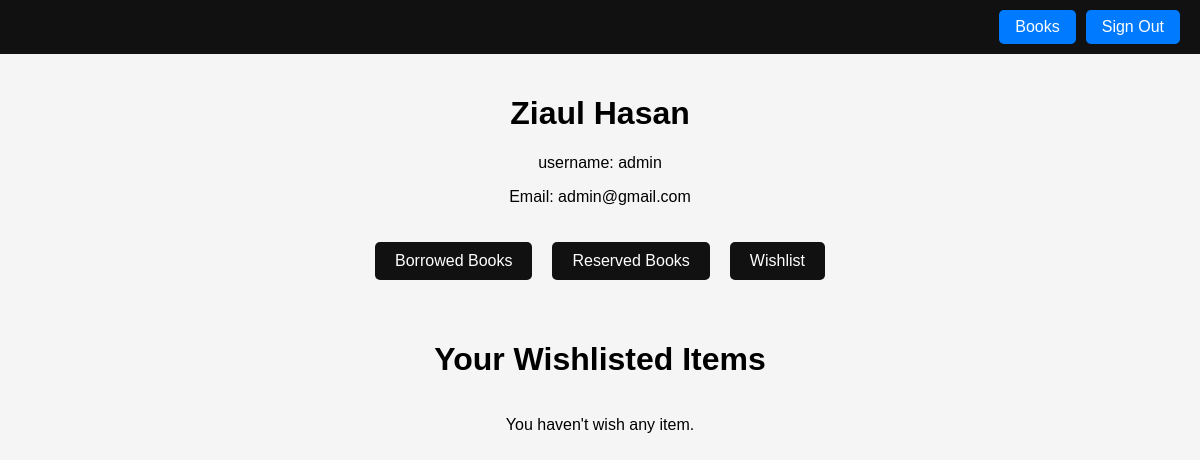
Page /wishlist (signed in) on the earlier database version.
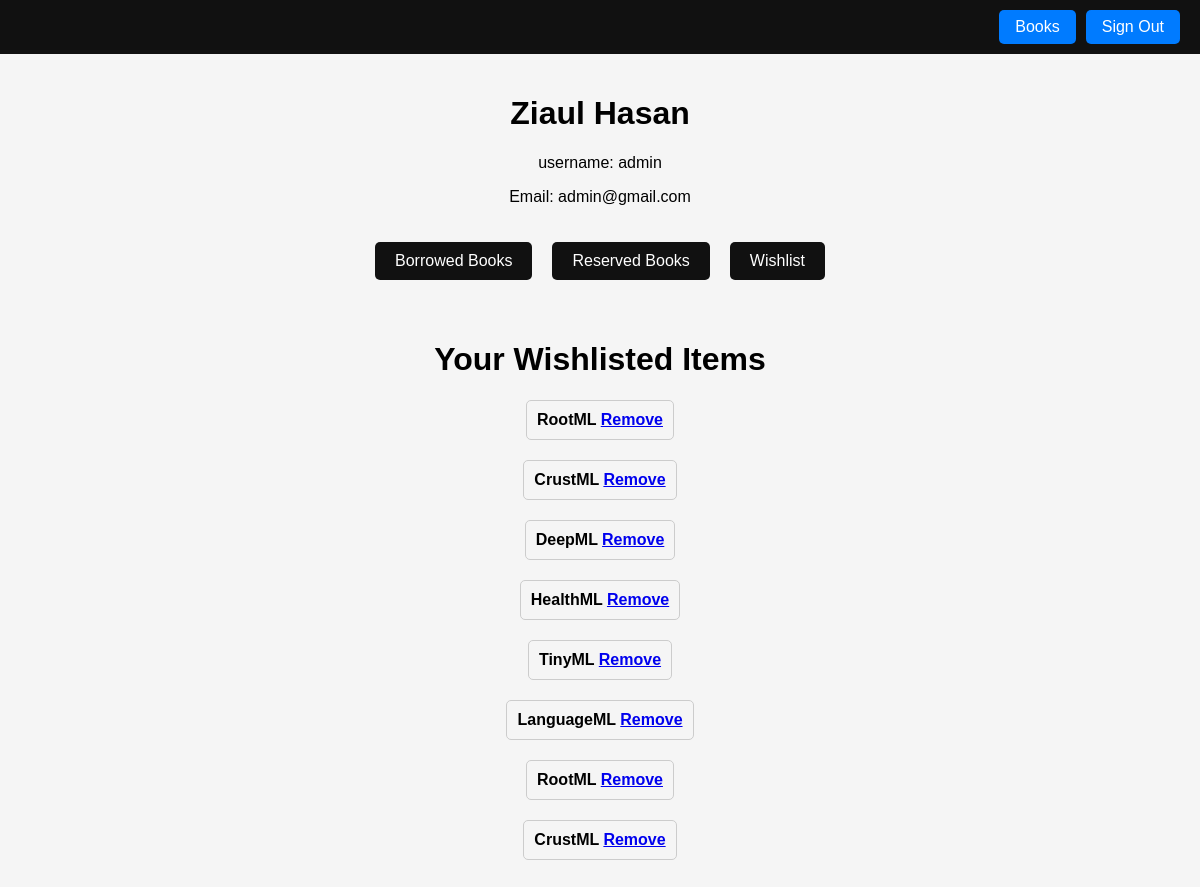
Same page on the later database version.
### library/models.py (models this page shows, shortened)
class Wishlist(models.Model):
    book = models.ForeignKey(Book, on_delete=models.CASCADE)
    user = models.ForeignKey(User, on_delete=models.CASCADE)
    borrow_date = models.DateField()

class Book(models.Model):
    title = models.CharField(max_length=200)
    author = models.CharField(max_length=100)
    ISBN = models.CharField(max_length=13, unique=True)
    publication_date = models.DateField()
    genre = models.CharField(max_length=100)
    availability_status = models.BooleanField(default=True)
    num_books_available = models.PositiveIntegerField(default=1)

### library/views.py (the view)
# urls.py: path('wishlist', views.wishlist, name='wishlist'),
def wishlist(request):
    if not request.user.is_authenticated:
        return HttpResponseRedirect(reverse("signup"))
    user = request.user  # Get the currently logged-in user
    wished_items = Wishlist.objects.filter(user=user)
    context = {
        'wished_items': wished_items
    }
    return render(request, 'library/8wishlist.html', context)

### library/templates/library/8wishlist.html
{% extends 'library/4profile.html' %}
{% block div %}
<h1>Your Wishlisted Items</h1>
{% for item in wished_items %}
    <div class="borrowed-item">
        <div class="book-title">{{ item.book.title }} <a href="{% url 'remove_wish' item.id %}">Remove</a></div>
    </div>
{% empty %}
    <p>You haven't wish any item.</p>
{% endfor %}
{% endblock %}

Differences in the rows shown:
added Wishlist: book "RootML"
added Wishlist: book "CrustML"
added Wishlist: book "DeepML"
added Wishlist: book "HealthML"
added Wishlist: book "TinyML"
added Wishlist: book "LanguageML"
added Wishlist: book "RootML"
added Wishlist: book "CrustML"
Other differences:
text no longer shown: "You haven't wish any item."
